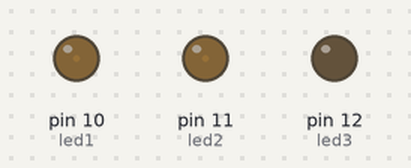
Bench run of a sketch on a simulated Arduino Uno, built with avr-gcc and run on an emulated ATmega328P. Shown: output pins drawn as LEDs (lit = HIGH).

Above: at 0.05 s.
At 1.45 s:
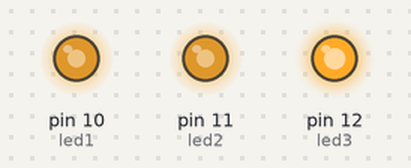
At 2.15 s:
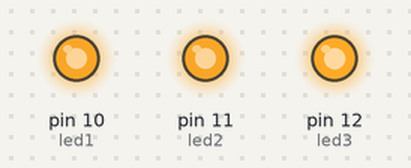
At 2.9 s:
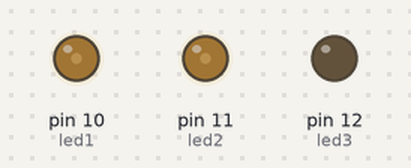
At 4.4 s:
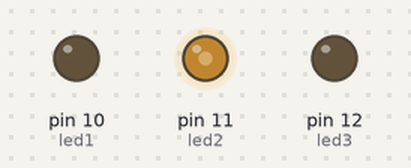
At 5.95 s:
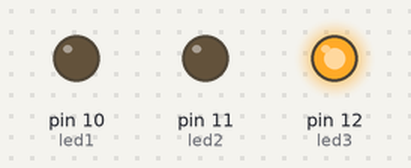
Timing chart, 0 to 8.1 s (numbered marks = the images above):
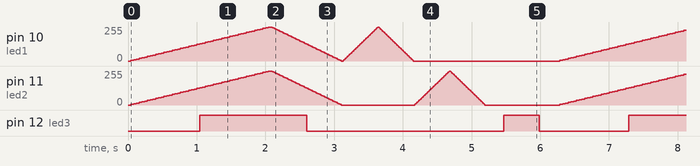

Measured:
- by itself, pin 10 (led1), pin 11 (led2): moves between 0/255 and 255/255, repeating every 6.2 s
- by itself, pin 12 (led3): repeats every 6.2 s: LOW 2.9 s, HIGH 0.52 s, LOW 1.3 s, HIGH 1.6 s

The sketch:

2c.ino
```cpp
int led1 = 10;
int led2 = 11;
int led3 = 12;
int i, a;
int led[] = {led1, led2, led3};
void setup(){
  pinMode(led1,OUTPUT);
  pinMode(led2,OUTPUT);
  pinMode(led3,OUTPUT);
}
void loop(){
  for(i=0; i <=255; i+=5){
    analogWrite(led1,i);
    analogWrite(led2,i);
    analogWrite(led3,i);
    delay(40);
  }

  for(i=255; i >=0; i-=5){
    analogWrite(led1,i);
    analogWrite(led2,i);
    analogWrite(led3,i);
    delay(20);
  }

  for(a=0; a<=2; a++){
    for(i=0; i <=255; i+=5){
      analogWrite(led[a],i);
      delay(10);
    }

    for(i=255; i >=0; i-=5){
      analogWrite(led[a],i);
      delay(10);
    }
  }

}
```
